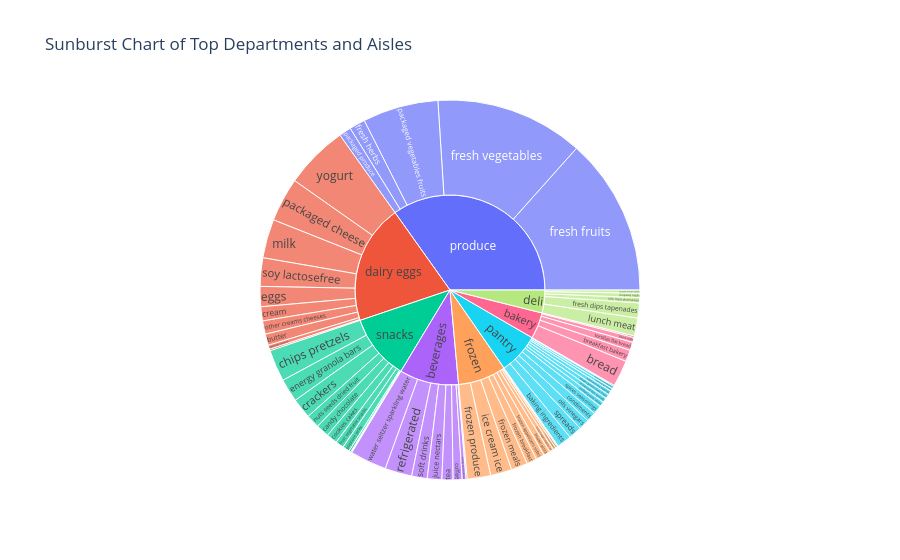

Notebook code cell kept with this figure:
### Code cell
# Sunburst Chart for top departments and their aisles
# Filter to top 8 departments to avoid cluttered chart
top_depts = df['department'].value_counts().head(8).index
sunburst_df = treemap_df[treemap_df['department'].isin(top_depts)]

fig = px.sunburst(
    sunburst_df, 
    path=['department', 'aisle'], 
    values='sales_volume', 
    title='Sunburst Chart of Top Departments and Aisles'
)
fig.show()

### Figure 1 — Plotly figure (JSON) as saved in the notebook; plotly's stock layout.template omitted (floating-point values rounded to 4 significant figures)
{"data": [{"branchvalues": "total", "domain": {"x": [0, 1], "y": [0, 1]}, "hovertemplate": "labels=%{label}<br>sales_volume=%{value}<br>parent=%{parent}<br>id=%{id}<extra></extra>", "ids": ["bakery/bakery desserts", "bakery/bread", "bakery/breakfast bakery", "bakery/buns rolls", "bakery/tortillas flat bread", "beverages/cocoa drink mixes", "beverages/coffee", "beverages/energy sports drinks", "beverages/juice nectars", "beverages/refrigerated", "beverages/soft drinks", "beverages/tea", "beverages/water seltzer sparkling water", "dairy eggs/butter", "dairy eggs/cream", "dairy eggs/eggs", "dairy eggs/milk", "dairy eggs/other creams cheeses", "dairy eggs/packaged cheese", "dairy eggs/refrigerated pudding desserts", "dairy eggs/soy lactosefree", "dairy eggs/specialty cheeses", "dairy eggs/yogurt", "deli/fresh dips tapenades", "deli/lunch meat", "deli/prepared meals", "deli/prepared soups salads", "deli/tofu meat alternatives", "frozen/frozen appetizers sides", "frozen/frozen breads doughs", "frozen/frozen breakfast", "frozen/frozen dessert", "frozen/frozen juice", "frozen/frozen meals", "frozen/frozen meat seafood", "frozen/frozen pizza", "frozen/frozen produce", "frozen/frozen vegan vegetarian", "frozen/ice cream ice", "pantry/baking ingredients", "pantry/baking supplies decor", "pantry/condiments", "pantry/doughs gelatins bake mixes", "pantry/honeys syrups nectars", "pantry/marinades meat preparation", "pantry/oils vinegars", "pantry/pickled goods olives", "pantry/preserved dips spreads", "pantry/salad dressing toppings", "pantry/spices seasonings", "pantry/spreads", "produce/fresh fruits", "produce/fresh herbs", "produce/fresh vegetables", "produce/packaged produce", "produce/packaged vegetables fruits", "snacks/candy chocolate", "snacks/chips pretzels", "snacks/cookies cakes", "snacks/crackers", "snacks/energy granola bars", "snacks/fruit vegetable snacks", "snacks/ice cream toppings", "snacks/mint gum", "snacks/nuts seeds dried fruit", "snacks/popcorn jerky", "snacks/trail mix snack mix", "bakery", "beverages", "dairy eggs", "deli", "frozen", "pantry", "produce", "snacks"], "labels": ["bakery desserts", "bread", "breakfast bakery", "buns rolls", "tortillas flat bread", "cocoa drink mixes", "coffee", "energy sports drinks", "juice nectars", "refrigerated", "soft drinks", "tea", "water seltzer sparkling water", "butter", "cream", "eggs", "milk", "other creams cheeses", "packaged cheese", "refrigerated pudding desserts", "soy lactosefree", "specialty cheeses", "yogurt", "fresh dips tapenades", "lunch meat", "prepared meals", "prepared soups salads", "tofu meat alternatives", "frozen appetizers sides", "frozen breads doughs", "frozen breakfast", "frozen dessert", "frozen juice", "frozen meals", "frozen meat seafood", "frozen pizza", "frozen produce", "frozen vegan vegetarian", "ice cream ice", "baking ingredients", "baking supplies decor", "condiments", "doughs gelatins bake mixes", "honeys syrups nectars", "marinades meat preparation", "oils vinegars", "pickled goods olives", "preserved dips spreads", "salad dressing toppings", "spices seasonings", "spreads", "fresh fruits", "fresh herbs", "fresh vegetables", "packaged produce", "packaged vegetables fruits", "candy chocolate", "chips pretzels", "cookies cakes", "crackers", "energy granola bars", "fruit vegetable snacks", "ice cream toppings", "mint gum", "nuts seeds dried fruit", "popcorn jerky", "trail mix snack mix", "bakery", "beverages", "dairy eggs", "deli", "frozen", "pantry", "produce", "snacks"], "name": "", "parents": ["bakery", "bakery", "bakery", "bakery", "bakery", "beverages", "beverages", "beverages", "beverages", "beverages", "beverages", "beverages", "beverages", "dairy eggs", "dairy eggs", "dairy eggs", "dairy eggs", "dairy eggs", "dairy eggs", "dairy eggs", "dairy eggs", "dairy eggs", "dairy eggs", "deli", "deli", "deli", "deli", "deli", "frozen", "frozen", "frozen", "frozen", "frozen", "frozen", "frozen", "frozen", "frozen", "frozen", "frozen", "pantry", "pantry", "pantry", "pantry", "pantry", "pantry", "pantry", "pantry", "pantry", "pantry", "pantry", "pantry", "produce", "produce", "produce", "produce", "produce", "snacks", "snacks", "snacks", "snacks", "snacks", "snacks", "snacks", "snacks", "snacks", "snacks", "snacks", "", "", "", "", "", "", "", ""], "type": "sunburst", "values": [850.0, 14820.0, 6439.0, 2760.0, 4659.0, 625.0, 5003.0, 2182.0, 8095.0, 15120.0, 8698.0, 6258.0, 20520.0, 6359.0, 7881.0, 11290.0, 21750.0, 7443.0, 24640.0, 898.0, 15930.0, 2294.0, 35590.0, 8421.0, 10060.0, 2470.0, 1752.0, 2924.0, 4705.0, 1003.0, 5699.0, 478.0, 135.0, 9256.0, 1598.0, 3709.0, 13140.0, 2364.0, 11940.0, 8181.0, 574.0, 5430.0, 2495.0, 1625.0, 1490.0, 5955.0, 2806.0, 2642.0, 2312.0, 5018.0, 7464.0, 88310.0, 8868.0, 83100.0, 6812.0, 42440.0, 7389.0, 17780.0, 6137.0, 11350.0, 13000.0, 4634.0, 294.0, 450.0, 7560.0, 3961.0, 1037.0, 29520.0, 66500.0, 134100.0, 25630.0, 54020.0, 45990.0, 229500.0, 73590.0]}], "layout": {"legend": {"tracegroupgap": 0}, "title": {"text": "Sunburst Chart of Top Departments and Aisles"}}}
